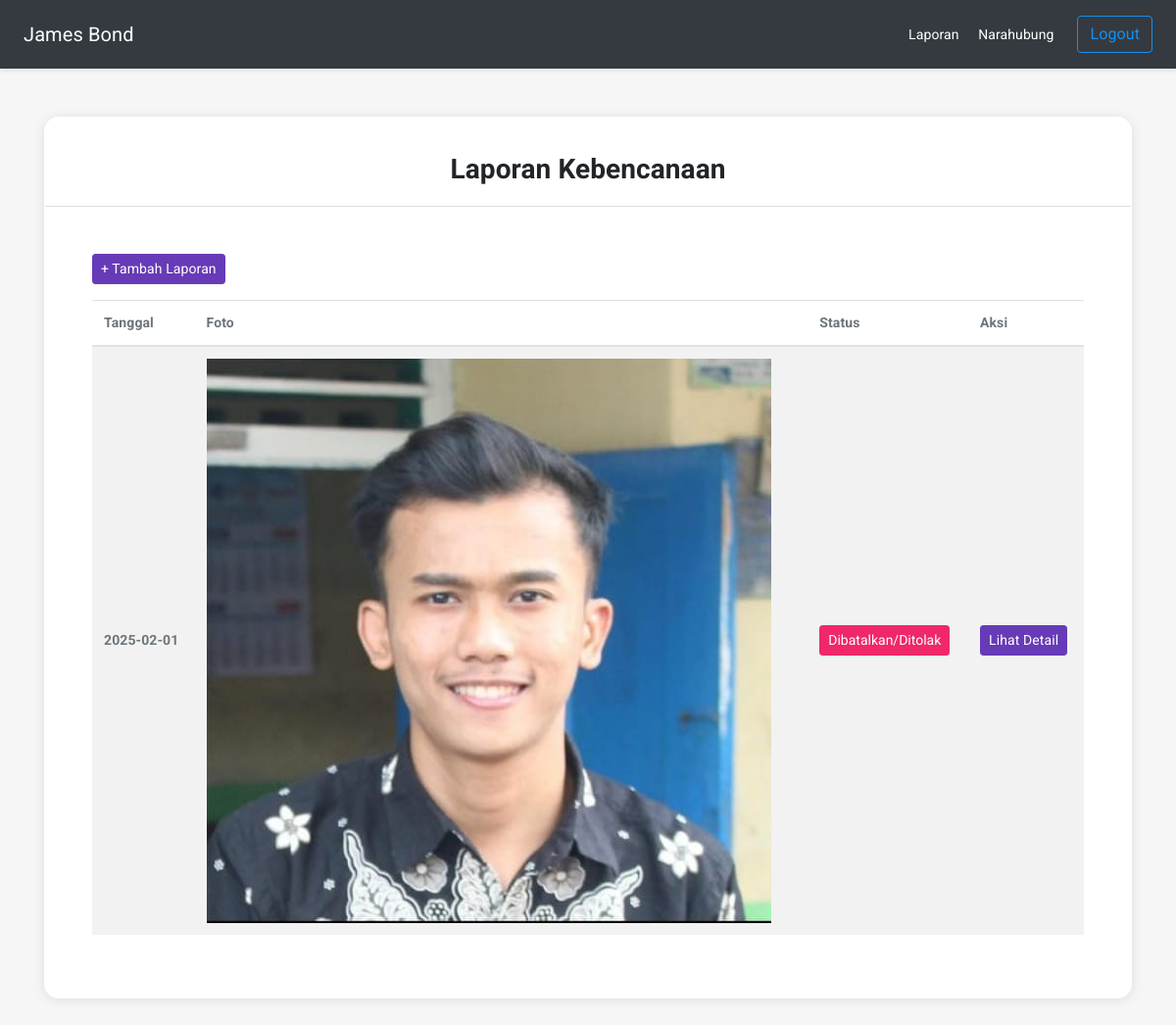
Screenshot of /index.php (signed in) with the database file from the repository.
### tables this page shows
CREATE TABLE `pengaduan` (
  `id_pengaduan` int NOT NULL,
  `tgl_pengaduan` date NOT NULL,
  `nik` char(16) NOT NULL,
  `kecamatan` text NOT NULL,
  `alamat` text NOT NULL,
  `jenis_bencana` text NOT NULL,
  `penyebab` text NOT NULL,
  `dampak_kerugian` text NOT NULL,
  `kebutuhan` text NOT NULL,
  `foto` varchar(255) NOT NULL,
  `video` varchar(255) DEFAULT NULL,
  `status` enum('0','proses','selesai','batal') NOT NULL
);

### home.php (the view, shortened to what this page needs)
<div class="col-12 col-lg-12 mx-auto">
    <div class="card radius-15">
        <div class="card-header text-center">
            <h3 class="mt-4 font-weight-bold">Laporan Kebencanaan</h3>
        </div>
            <div class="card-body p-md-5">
                <a href="?halaman=tambahpengaduan" class="btn btn-primary btn-sm mb-3">+ Tambah Laporan</a>
                <div class="table-responsive">
                <table class="table table-striped">
                    <thead>
                        <tr>
                        <th scope="col">Tanggal</th>
                        <th scope="col">Foto</th>
                        <th scope="col">Status</th>
                        <th scope="col">Aksi</th>
                        </tr>
                    </thead>
                   <tbody>
                    <?php
                       $nik = $_SESSION['masyarakat']['nik'];
                       $query = mysqli_query($koneksi, "SELECT * FROM pengaduan
                                           WHERE nik='$nik'") or die(mysqli_error($koneksi));
                        if($query->num_rows >0) {
                        while($pengaduan = $query->fetch_assoc()){
                     ?>
                        <tr>
                        <th scope="row"><?php echo $pengaduan['tgl_pengaduan']; ?></th>
                        <td>
                        <img src="foto/<?php echo $pengaduan['foto']; ?>" alt="" class="img-fluid">
                        </td>
                        <td>
                        <button class="btn btn-sm btn-<?php if($pengaduan['status'] == '0' ){ echo 'secondary'; }
                                 if($pengaduan['status'] == 'proses' ){ echo 'warning'; }
                                 if($pengaduan['status'] == 'selesai' ){ echo 'success'; }
                                 if($pengaduan['status'] == 'batal' ){ echo 'danger'; } ?>">
                            <?php
                                if($pengaduan['status'] == 'batal' ){ echo 'Dibatalkan/Ditolak'; }
                            ?>
                          </button>
                        </td>
                        <td>
                            <?php
                                if($pengaduan['status'] == '0'){
                            ?>
                             <a href="?halaman=editpengaduan&id_pengaduan=<?php echo $pengaduan['id_pengaduan']; ?>" class="btn btn-sm btn-warning">Edit</a>
                             <a onclick="return confirm('Yakin hapus data ini?')" href="?halaman=hapuspengaduan&id_pengaduan=<?php echo $pengaduan['id_pengaduan']; ?>" class="btn btn-sm btn-danger">Hapus</a>
                             <?php
                                 } else {
                             ?>
                             <a href="?halaman=detailpengaduan&id_pengaduan=<?php echo $pengaduan['id_pengaduan']; ?>" class="btn btn-sm btn-primary">Lihat Detail</a>
                          </td>
                          </tr>
                     <?php
                           }
                        }
                    } else {
                     ?>
                    </tbody>
                 </table>
                            <h4 class="text-center mt-5">Belum Ada laporan</h4>
                 <?php } ?>
        </div>
    </div>
 </div>

### assets/css/app.css (style rules this page uses)
html { width: 100%; height: 100%; }
body { font-family: 'Open Sans', sans-serif; font-family: 'Roboto', sans-serif; background-color: #f6f6f6; letter-spacing: .1px; font-size: 14px; }
.card { box-shadow: 0 0.1rem 0.7rem rgba(0, 0, 0, .10); border: 1px solid rgba(0, 0, 0, 0); margin-bottom: 30px; }
.card-header { background-color: transparent; font-size: 16px; text-transform: capitalize; }
.btn { text-transform: capitalize; }
.table-responsive { white-space: nowrap; }
.table td, .table th { vertical-align: middle; color: #6d757b; }
.radius-15 { border-radius: 15px; }

### rows the page displays
pengaduan: tgl_pengaduan "2025-02-01", foto (picture), status "Dibatalkan/Ditolak"

### other values shown
$_SESSION['masyarakat']['nama'] "James Bond"
